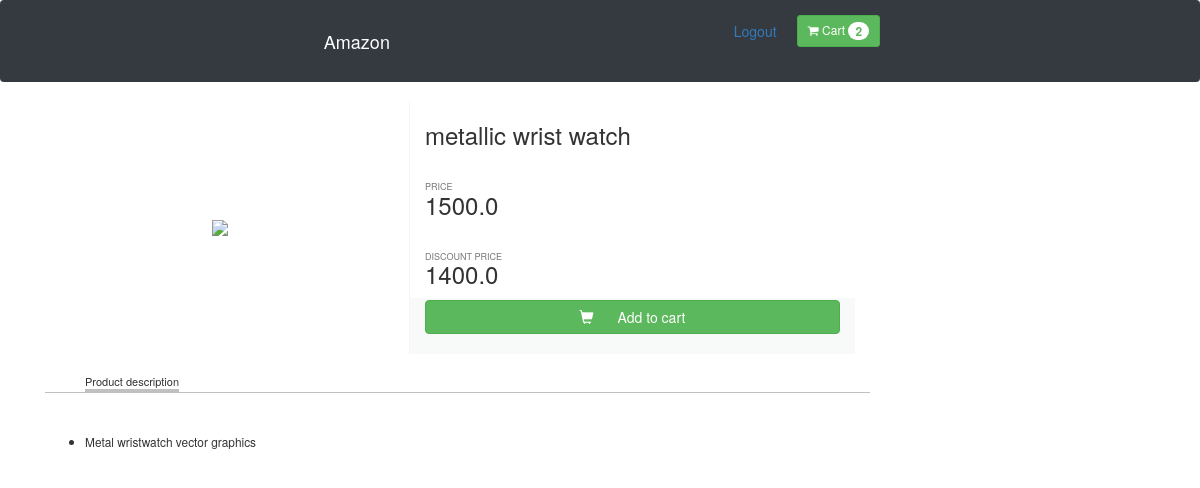
Screenshot of /3/ (signed in) with the database file from the repository.
### app/models.py (models this page shows, shortened)
class Order(models.Model):
    user = models.ForeignKey(settings.AUTH_USER_MODEL,on_delete=models.CASCADE)
    ordered = models.BooleanField(default=False)
    items = models.ManyToManyField(OrderProducts)
    start_date = models.DateTimeField(auto_now_add=True)
    odered_date = models.DateTimeField()

class Products(models.Model):
    title = models.CharField(max_length=200)
    price = models.FloatField()
    discount_price = models.FloatField()
    category = models.CharField(max_length=200)
    description = models.TextField()
    image = models.CharField(max_length=300)

### app/views.py (the view)
# urls.py: path('<int:id>/', views.detail,name='detail'),
def detail(request,id):
    product_object = Products.objects.get(id=id)
    return render(request,'app/detail1.html',{'product_object':product_object})

### app/templatetags/cart_template_tag.py (called while the page is built)
@register.filter
def cart_item_count(user):
    if user.is_authenticated:
        qs = Order.objects.filter(user=user,ordered=False)
        if qs.exists():
            return qs[0].items.count()
    else:
        return 0

### app/templates/app/detail1.html (shortened to what this page needs)
{% load staticfiles %}
<!DOCTYPE html>
<html>
<head>
      <link href="//maxcdn.bootstrapcdn.com/bootstrap/4.1.1/css/bootstrap.min.css" rel="stylesheet" id="bootstrap-css">
  <link rel="stylesheet" href="{% static 'app/detail1.css' %}">
  <link href="//maxcdn.bootstrapcdn.com/bootstrap/3.3.0/css/bootstrap.min.css" rel="stylesheet" id="bootstrap-css"
  <script src="//maxcdn.bootstrapcdn.com/bootstrap/3.3.0/js/bootstrap.min.js"></script>
  <link href="https://maxcdn.bootstrapcdn.com/font-awesome/4.7.0/css/font-awesome.min.css" rel="stylesheet">
</head>
    <body>
            {% include 'app/navbar.html' %}
        <div class="container">
        	<div class="row">
               <div class="col-xs-4 item-photo">
                    <img style="max-width:100%;" src="{{product_object.image}}" />
                </div>
                <div class="col-xs-5" style="border:0px solid gray">
                    <h3>{{product_object.title}}</h3>
                    <h6 class="title-price"><small>PRICE</small></h6>
                    <h3 style="margin-top:0px;">{{product_object.price}}</h3>
                    <h6 class="title-price"><small>DISCOUNT PRICE</small></h6>
                    <h3 style="margin-top:0px;">{{product_object.discount_price}}</h3>
                    <div class="section" style="padding-bottom:20px;">
                        <a href="{% url 'add-to-cart' product_object.id %}" class="btn btn-success"><span style="margin-right:20px" class="glyphicon glyphicon-shopping-cart" aria-hidden="true"></span>  Add to cart</a>
                                          </div>
                </div>
                <div class="col-xs-9">
                    <ul class="menu-items">
                        <li class="active">Product description</li>
                    </ul>
                    <div style="width:100%;border-top:1px solid silver">
                        <p style="padding:15px;">
                        </p>
                        <small>
                            <ul>
                                <li>{{product_object.description}}</li>
                            </ul>
                        </small>
                    </div>
                </div>
            </div>
        </div>
    </body>
</html>

### app/templates/app/navbar.html (shortened to what this page needs)
{% load cart_template_tag %}
<nav class="navbar navbar-dark bg-dark">
  <a href="#" class="navbar-brand">Amazon</a>
  <div class="navbar">
    {% if user.is_authenticated %}
        <a class="nav-item nav-link" href="{% url 'logout' %}">Logout</a>
           <form class="form-inline my-2 my-lg-0">
        <a class="btn btn-success btn-sm ml-3" href="{% url 'OrderSummaryView' %}">
                <i class="fa fa-shopping-cart"></i> Cart
                <span class="badge badge-light">{{request.user|cart_item_count}}</span>
            </a>
              </form>
    {% else %}
          <a class="nav-item nav-link" href="{% url 'register' %}">Register</a>
          <a class="nav-item nav-link" href="{% url 'login' %}">Login</a>
    {% endif %}
  </div>
</nav>

### app/static/app/detail1.css (style rules this page uses)
ul > li { margin-right:25px;font-weight:lighter;cursor:pointer }
li.active { border-bottom:3px solid silver; }
.item-photo { display:flex;justify-content:center;align-items:center;border-right:1px solid #f6f6f6; }
.menu-items { list-style-type:none;font-size:11px;display:inline-flex;margin-bottom:0;margin-top:20px }
.btn-success { width:100%;border-radius:0; }
.section { width:100%;margin-left:-15px;padding:2px;padding-left:15px;padding-right:15px;background:#f8f9f9 }
.title-price { margin-top:30px;margin-bottom:0;color:black }

### rows the page displays
Products: title "metallic wrist watch", price "1500.0", discount_price "1400.0", description "Metal wristwatch vector graphics"

### other values shown
{{ request.user|cart_item_count }} "2"
